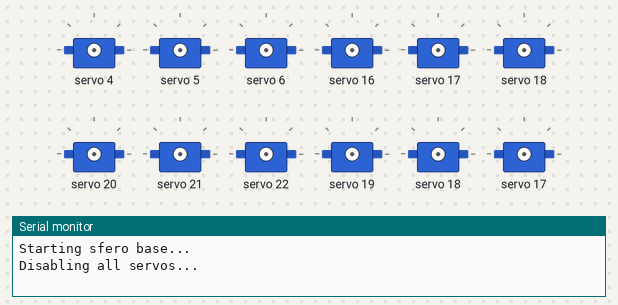
Recording of a sketch running on a simulated Arduino Uno, built with avr-gcc and run on an emulated ATmega328P. Shown: 12 × servo, the last lines printed to the serial monitor.

Above: at 0.05 s.
At 6.35 s:
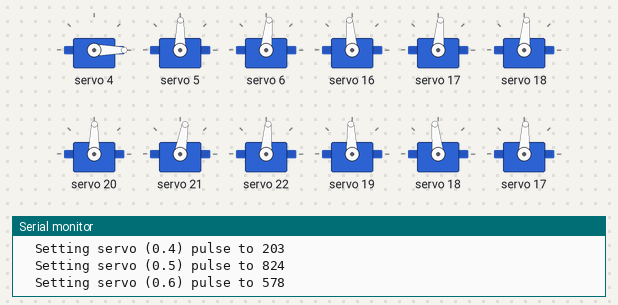
At 16.35 s:
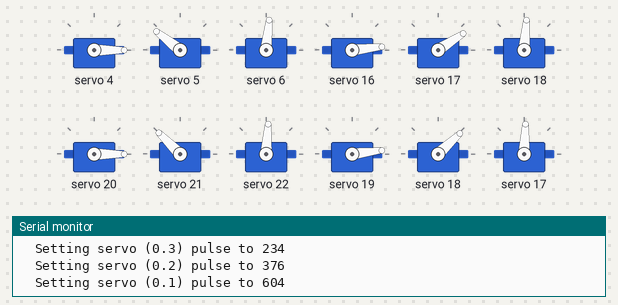
Timing chart, 0 to 22.7 s (numbered marks = the images above):
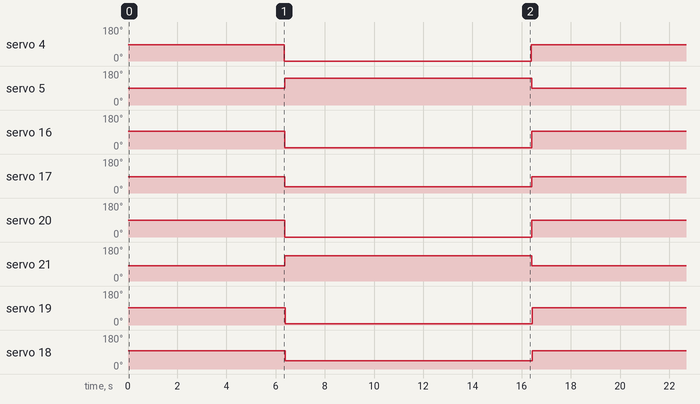

The sketch:

sfero_base.ino
```cpp
#include <Wire.h>
#include <Adafruit_PWMServoDriver.h>

#define NR_LEGS 6
#define NR_JOINTS_PER_LEG 3

#define NR_PWM_DRIVERS 3
#define NR_PWM_CHANNELS 8
// pwm drivers
Adafruit_PWMServoDriver pwm[] = {
  Adafruit_PWMServoDriver(0x40),
  Adafruit_PWMServoDriver(0x60),
  Adafruit_PWMServoDriver(0x41)
};
// calibrated oscillator frequencies
int pwm_osc_frequency[] = {
  24400000,
  26800000,
  26500000
};

#define SERVO_FREQ 100

// servo id: {board id, channel}
struct ServoId {
  int board_id_;
  int channel_;
  ServoId(int _board_id, int _channel)
    : board_id_(_board_id), channel_(_channel) {}
};
// leg with three joints: {upper, mid, lower}
struct Leg {
  ServoId upper_;
  ServoId mid_;
  ServoId lower_;
  Leg(ServoId _upper, ServoId _mid, ServoId _lower)
    : upper_(_upper), mid_(_mid), lower_(_lower) {}
};
// map that stores which servos are connected to which leg
Leg legs[NR_LEGS] = {
  Leg(ServoId(0, 4), ServoId(0, 5), ServoId(0, 6)),  // leg 0
  Leg(ServoId(1, 4), ServoId(1, 5), ServoId(1, 6)),  // leg 1
  Leg(ServoId(2, 4), ServoId(2, 5), ServoId(2, 6)),  // leg 2
  Leg(ServoId(2, 3), ServoId(2, 2), ServoId(2, 1)),  // leg 3
  Leg(ServoId(1, 3), ServoId(1, 2), ServoId(1, 1)),  // leg 4
  Leg(ServoId(0, 3), ServoId(0, 2), ServoId(0, 1))   // leg 5
};

// servo calibration data: {coefficients, input limits} - Todo: add other data such as freq and check during setup
struct ServoCalibData {
  float p_[2];
  int range_[2];
};
// calibration data array, can be directly accessed with (board_id, channel) tuple
const ServoCalibData servo_calib[NR_PWM_DRIVERS][NR_PWM_CHANNELS] = {
  {
    // board 0
    { { 0, 0 }, { 0, 0 } },                                          // channel 0
    { { 0.22038958388737884, -133.12952792656432 }, { 240, 730 } },  // channel 1: servo_002
    { { 0.23263271456538392, -138.32922789844145 }, { 269, 915 } },  // channel 2: servo_012
    { { 0.23449376803585678, -138.55650518818686 }, { 203, 979 } },  // channel 3: servo_007
    { { 0.21992095465228753, -128.46132763626753 }, { 170, 990 } },  // channel 4: servo_000
    { { 0.22534041539153443, -135.17608168299674 }, { 268, 940 } },  // channel 5: servo_016
    { { 0.2303063107632615, -133.1347936897926 }, { 450, 920 } },    // channel 6: servo_001
    { { 0, 0 }, { 0, 0 } },                                          // channel 7
  },
  {
    // board 1
    { { 0, 0 }, { 0, 0 } },                                           // channel 0
    { { 0.22681920393793628, -130.74061375922105 }, { 450, 920 } },   // channel 1: servo_003
    { { 0.2279571063685516, -131.06108884276915 }, { 245, 906 } },    // channel 2: servo_017
    { { 0.22193106819848468, -141.25912490833542 }, { 231, 1050 } },  // channel 3: servo_008
    { { 0.22425182147501013, -139.77896347314223 }, { 228, 1033 } },  // channel 4: servo_009
    { { 0.23078453705537316, -134.01369586134192 }, { 254, 910 } },   // channel 5: servo_015
    { { 0.21839724669355384, -127.53966890476079 }, { 227, 727 } },   // channel 6: servo_005
    { { 0, 0 }, { 0, 0 } },                                           // channel 7
  },
  {
    // board 2
    { { 0, 0 }, { 0, 0 } },                                          // channel 0
    { { 0.21647982117824974, -128.12972126000102 }, { 241, 735 } },  // channel 1: servo_004
    { { 0.2271533264662217, -142.42513569432106 }, { 302, 958 } },   // channel 2: servo_013
    { { 0.23258186926909744, -142.3982494600049 }, { 227, 1013 } },  // channel 3: servo_010
    { { 0.22418884578124926, -134.0789415800484 }, { 184, 989 } },   // channel 4: servo_011
    { { 0.21851957682193343, -122.22073081121765 }, { 208, 897 } },  // channel 5: servo_014
    { { 0.2276297794523975, -133.7713253536511 }, { 453, 924 } },    // channel 6: servo_006
    { { 0, 0 }, { 0, 0 } },                                          // channel 7
  },
};

// struct that hold a legs joint positions
struct LegJointPosition {
  float upper_;
  float mid_;
  float lower_;
};
// static stance type
typedef const LegJointPosition StaticStance[NR_LEGS];

// zero stance (all positions 0)
StaticStance zero_stance = {
  { 0, 0, 0 },
  { 0, 0, 0 },
  { 0, 0, 0 },
  { 0, 0, 0 },
  { 0, 0, 0 },
  { 0, 0, 0 },
};

// roll stance (all positions 0)
StaticStance roll_stance = {
  { -83.6, 50.7, 0 },
  { -83.6, -50.7, 0 },
  { -83.6, 50.7, 0 },
  { -83.6, -50.7, 0 },
  { -83.6, 50.7, 0 },
  { -83.6, -50.7, 0 },
};

int angleToPulse(float angle_deg, ServoId servo) {
  const ServoCalibData &calib_data = servo_calib[servo.board_id_][servo.channel_];
  return int((angle_deg - calib_data.p_[1]) / calib_data.p_[0]);
}

bool setPWM(ServoId servo, int pulse) {
  const ServoCalibData &calib_data = servo_calib[servo.board_id_][servo.channel_];
  pulse = (pulse < calib_data.range_[0]) ? calib_data.range_[0] : pulse;
  pulse = (pulse > calib_data.range_[1]) ? calib_data.range_[1] : pulse;
  pwm[servo.board_id_].setPWM(servo.channel_, 0, pulse);

  Serial.print("\tSetting servo (");
  Serial.print(servo.board_id_);
  Serial.print(".");
  Serial.print(servo.channel_);
  Serial.print(") pulse to ");
  Serial.println(pulse);
  return true;
}

void applyStaticStance(const StaticStance &_stance, bool _move_independently) {
  // move legs
  if (_move_independently) {
    for (int i = 0; i < NR_LEGS; i++) {
      Serial.print("Moving leg[");
      Serial.print(i);
      Serial.println("]");

      // move upper joint
      int pulse = angleToPulse(_stance[i].upper_, legs[i].upper_);
      setPWM(legs[i].upper_, pulse);
    }
    delay(500);
    for (int i = 0; i < NR_LEGS; i++) {
      Serial.print("Moving leg[");
      Serial.print(i);
      Serial.println("]");

      // move mid joint
      int pulse = angleToPulse(_stance[i].mid_, legs[i].mid_);
      setPWM(legs[i].mid_, pulse);
    }
    delay(500);
    for (int i = 0; i < NR_LEGS; i++) {
      Serial.print("Moving leg[");
      Serial.print(i);
      Serial.println("]");

      // move lower joint
      int pulse = angleToPulse(_stance[i].lower_, legs[i].lower_);
      setPWM(legs[i].lower_, pulse);
    }
  } else {
    for (int i = 0; i < NR_LEGS; i++) {
      Serial.print("Moving leg[");
      Serial.print(i);
      Serial.println("]");

      // move upper joint
      int pulse = angleToPulse(_stance[i].upper_, legs[i].upper_);
      setPWM(legs[i].upper_, pulse);

      // move mid joint
      pulse = angleToPulse(_stance[i].mid_, legs[i].mid_);
      setPWM(legs[i].mid_, pulse);

      // move lower joint
      pulse = angleToPulse(_stance[i].lower_, legs[i].lower_);
      setPWM(legs[i].lower_, pulse);
    }
  }
};

void setup() {
  Serial.begin(115200);
  Serial.println("Starting sfero base...");

  for (int n = 0; n < NR_PWM_DRIVERS; n++) {
    pwm[n].begin();
    pwm[n].setOscillatorFrequency(pwm_osc_frequency[n]);
    pwm[n].setPWMFreq(SERVO_FREQ);
    delay(10);
  }
}

void loop() {

  while (1) {

    Serial.println("Disabling all servos...");
    for (int n = 0; n < NR_PWM_DRIVERS; n++) {
      for (int i = 0; i < 8; i++) {
        pwm[n].setPWM(i, 0, 0);
        delay(10);
      }
    }

    delay(5000);

    applyStaticStance(zero_stance, false);
    delay(1000);

    applyStaticStance(roll_stance, false);
    delay(10000);

    applyStaticStance(zero_stance, false);
    delay(1000);
  }
}
```

Measured:
- by itself, servo 4: alternates 85° for 7.4 s and 0° for 10.1 s
- by itself, servo 5: alternates 142° for 10.1 s and 89° for 7.4 s
- by itself, servo 16: alternates 95° for 7.4 s and 6° for 10.1 s
- by itself, servo 17: alternates 85° for 7.4 s and 33° for 10.1 s
- by itself, servo 20: alternates 89° for 7.4 s and 0° for 10.1 s
- by itself, servo 21: alternates 135° for 10.1 s and 80° for 7.4 s
- by itself, servo 19: alternates 92° for 7.4 s and 7° for 10.1 s
- by itself, servo 18: alternates 96° for 7.4 s and 43° for 10.1 s
